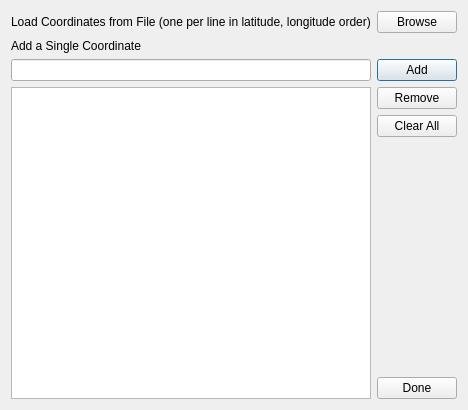
<?xml version="1.0" encoding="UTF-8"?>
<ui version="4.0">
 <class>MultiLocationZoom</class>
 <widget class="QDialog" name="MultiLocationZoom">
  <property name="geometry">
   <rect>
    <x>0</x>
    <y>0</y>
    <width>464</width>
    <height>410</height>
   </rect>
  </property>
  <property name="windowTitle">
   <string>Multi-Location Zoom</string>
  </property>
  <layout class="QVBoxLayout" name="verticalLayout">
   <item>
    <layout class="QHBoxLayout" name="horizontalLayout">
     <item>
      <widget class="QLabel" name="label">
       <property name="text">
        <string>Load Coordinates from File (one per line in latitude, longitude order)</string>
       </property>
      </widget>
     </item>
     <item>
      <spacer name="horizontalSpacer">
       <property name="orientation">
        <enum>Qt::Horizontal</enum>
       </property>
       <property name="sizeHint" stdset="0">
        <size>
         <width>40</width>
         <height>20</height>
        </size>
       </property>
      </spacer>
     </item>
     <item>
      <widget class="QPushButton" name="browseButton">
       <property name="text">
        <string>Browse</string>
       </property>
      </widget>
     </item>
    </layout>
   </item>
   <item>
    <widget class="QLabel" name="label_2">
     <property name="text">
      <string>Add a Single Coordinate</string>
     </property>
    </widget>
   </item>
   <item>
    <layout class="QHBoxLayout" name="horizontalLayout_2">
     <item>
      <widget class="QLineEdit" name="coordTxt"/>
     </item>
     <item>
      <widget class="QPushButton" name="addButton">
       <property name="text">
        <string>Add</string>
       </property>
       <property name="default">
        <bool>true</bool>
       </property>
      </widget>
     </item>
    </layout>
   </item>
   <item>
    <layout class="QHBoxLayout" name="horizontalLayout_3">
     <item>
      <widget class="QTableWidget" name="resultsTable"/>
     </item>
     <item>
      <layout class="QVBoxLayout" name="verticalLayout_2">
       <item>
        <widget class="QPushButton" name="removeButton">
         <property name="text">
          <string>Remove</string>
         </property>
        </widget>
       </item>
       <item>
        <widget class="QPushButton" name="clearAllButton">
         <property name="text">
          <string>Clear All</string>
         </property>
        </widget>
       </item>
       <item>
        <spacer name="verticalSpacer">
         <property name="orientation">
          <enum>Qt::Vertical</enum>
         </property>
         <property name="sizeHint" stdset="0">
          <size>
           <width>20</width>
           <height>40</height>
          </size>
         </property>
        </spacer>
       </item>
       <item>
        <widget class="QPushButton" name="doneButton">
         <property name="text">
          <string>Done</string>
         </property>
         <property name="default">
          <bool>false</bool>
         </property>
        </widget>
       </item>
      </layout>
     </item>
    </layout>
   </item>
  </layout>
 </widget>
 <resources/>
 <connections/>
</ui>
